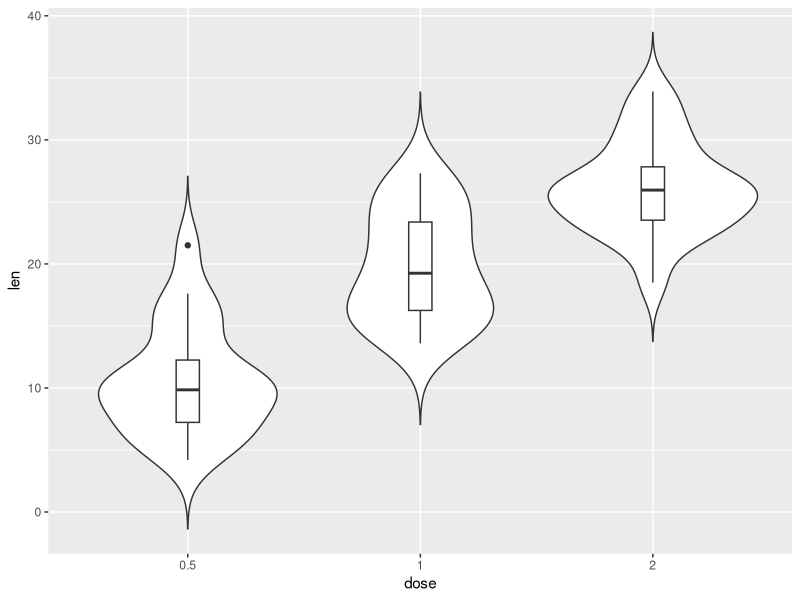
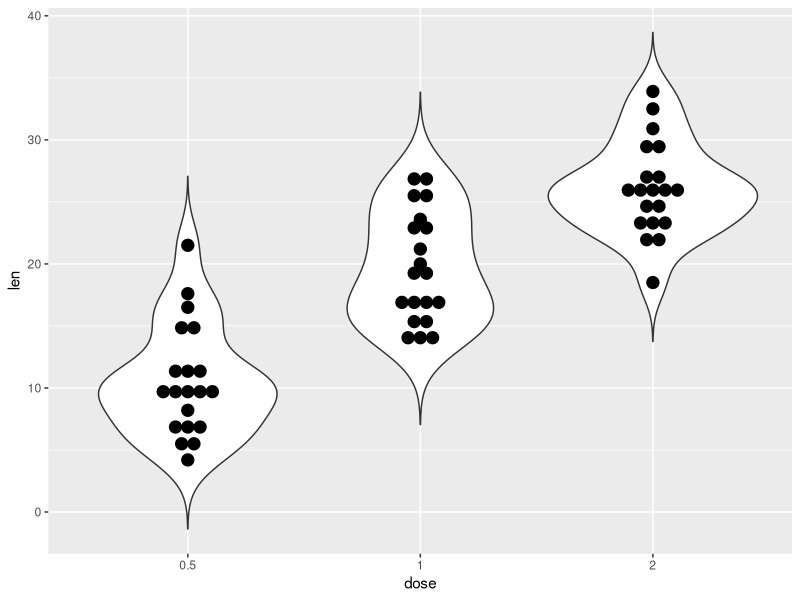
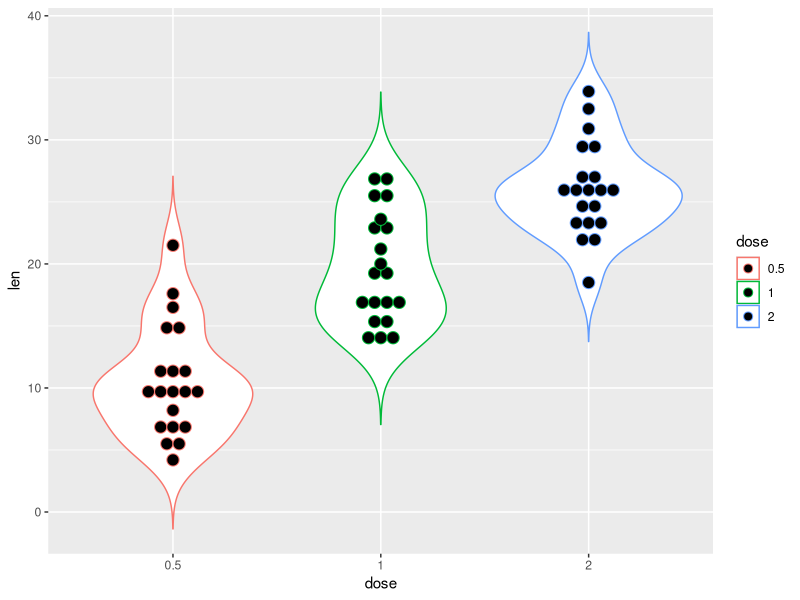
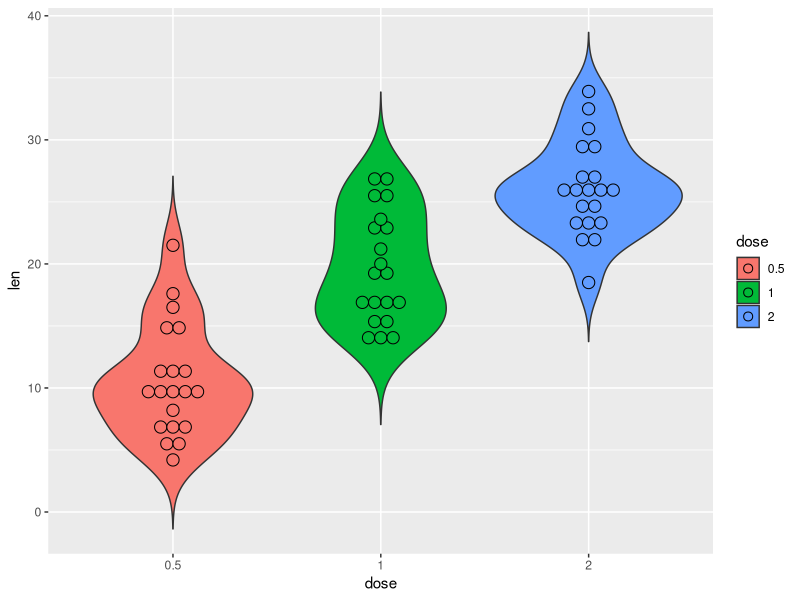
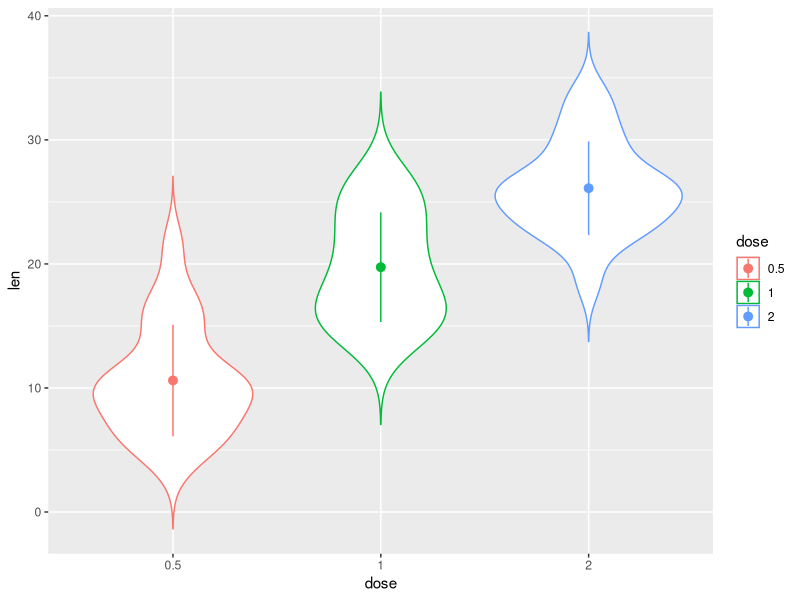

Source code (R) for these figures, in order:
# Source: http://www.sthda.com/english/wiki/ggplot2-violin-plot-quick-start-guide-r-software-and-data-visualization

library(ggplot2)

# Loading and perparing the dataset
ToothGrowth$dose <- as.factor(ToothGrowth$dose)
ToothGrowth

# Creating the first approach to the visualization
p = ggplot(ToothGrowth, aes(x=dose, y=len)) +
  geom_violin(trim=FALSE)
p + geom_boxplot(width=0.1)

# Adding the dotplot
p = ggplot(ToothGrowth, aes(x=dose, y=len)) +
  geom_violin(trim=FALSE)
p + geom_dotplot(binaxis='y', stackdir='center', dotsize=1)

# Changing the color
p = ggplot(ToothGrowth, aes(x=dose, y=len, color=dose)) +
  geom_violin(trim=FALSE)
p + geom_dotplot(binaxis='y', stackdir='center', dotsize=1)

# Testing adding fill color
p = ggplot(ToothGrowth, aes(x=dose, y=len, fill=dose)) +
  geom_violin(trim=FALSE)
p + geom_dotplot(binaxis='y', stackdir='center', dotsize=1)

# Improving the style
p = ggplot(ToothGrowth, aes(x=dose, y=len, color=dose)) +
  geom_violin(trim=FALSE)
data_summary <- function(x) {
   m <- mean(x)
   ymin <- m-sd(x)
   ymax <- m+sd(x)
   return(c(y=m,ymin=ymin,ymax=ymax))
}
p + stat_summary(fun.data=data_summary)
